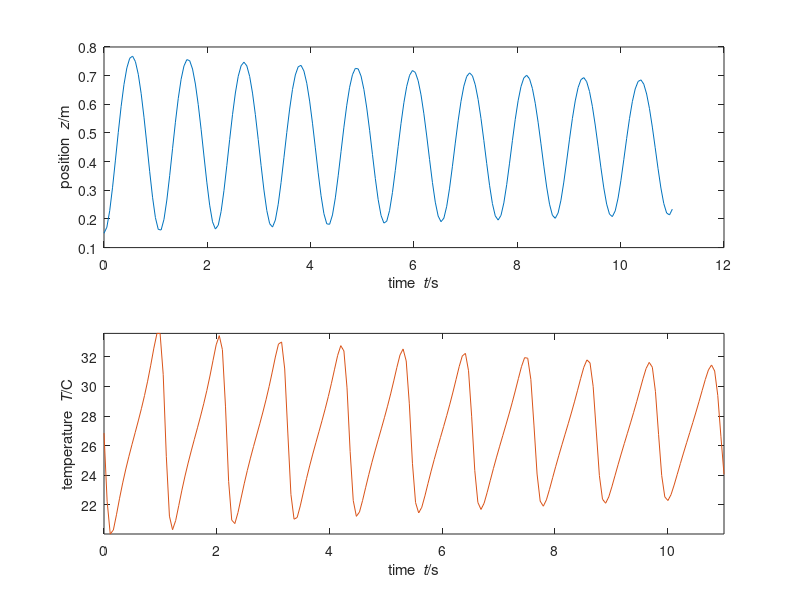

Reproduce this figure in MATLAB.
%%%% Numerical time integration of piston-gas-spring
%% SI units used throughout
%% Vertical coordinate z, positive upward #\iffalse
clearvars; #\fi@

m = 50; % mass of piston
N = 0.04; % amount of ideal gas
A = 0.1^2; % area of piston
R = 8.31446261815; % molar gas constant
C = 20; % molar heat capacity of gas
mu = 0.00004; % gas viscosity
h = 8000; % heat-transfer coefficient
T_out = 300; % temperature of environment
k = 1000; % elastic constant of spring
lo = 0.8; % rest length of spring
zo = 1; % spring anchor

t_end = 11; % final time
dt = 0.0001; % time step

t = 0; % initial time
z = 0.15; % initial position of piston
v = 0; % initial velocity of piston
T = 300; % initial temperature of gas
#\iffalse
%% Plot & saving
%% adjust final time if not multiple of timestep
t_end = t_end + mod(t_end-t,dt);
%% Save values of all quantities at some steps during the simulation,
%% for subsequente analysis or plotting
%% (saving at all timesteps could be too costly)
Nsaves = 200; % number of timepoints to save during the simulation
%% Calculate time interval for saving
dsave = (t_end-t)/(Nsaves-1);
if abs(dsave) < (dt)
  error('time interval between saves is smaller than timestep')
end
%% Initialize vectors to contain saved values
tSave = nan(Nsaves,1);
zSave = nan(Nsaves,1);
vSave = nan(Nsaves,1);
TSave = nan(Nsaves,1);
%% Save initial values
i = 1; % index that keeps count of savepoints
t0 = t;
tSave(1) = t;
zSave(1) = z;
vSave(1) = v;
TSave(1) = T;
%% Numerical time integration
#\fi@
while t < t_end
  P = m*v;
  F_pis_spr = -k * (lo - (zo - z));
  F_pis_gas = A * ( N*R*T/(A*z) - mu*A*v/(A*z) );
  F_pis_tot = F_pis_gas + F_pis_spr;
  E = C*N*T;
  Q = A*h*(T_out - T);
  F_gas_pis = -F_pis_gas;
  phi = Q + F_gas_pis * v;
  P = P + F_pis_tot * dt;
  E = E + phi * dt;
  z = z + v * dt;
  t = t + dt;
  v = P/m;
  T = E/(C*N); #\iffalse
  %% Check whether to save & plot at this step
  if min(abs([0 dsave] - mod(t-t0, dsave))) <= dt/2
    i = i+1;
    tSave(i) = t;
    zSave(i) = z;
    vSave(i) = v;
    TSave(i) = T;
  end #\fi@
end #\iffalse
%% Plot trajectory
close all;
subplot(2,1,1)
cols = get(0, 'DefaultAxesColorOrder');
plot(tSave,zSave,'-','Color',cols(1,:));
xlabel('time {\it t}/s'); ylabel('position {\it z}/m'); hold on;
subplot(2,1,2)
plot(tSave,TSave-273.15,'-','Color',cols(2,:)); axis('tight');
xlabel('time {\it t}/s'); ylabel('temperature {\it T}/C'); # \fi@
